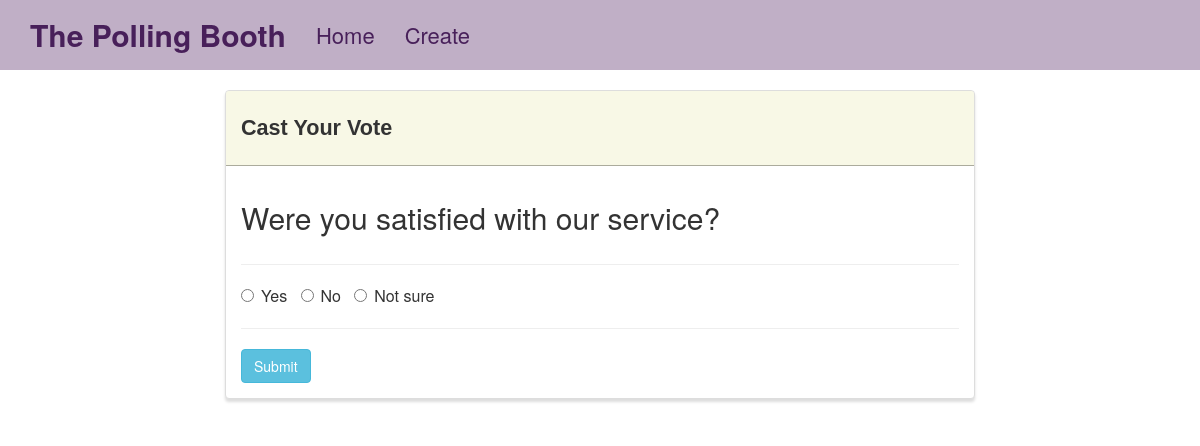
The app's page /vote/6/ with its own data.
### poll/models.py (models this page shows, shortened)
class Poll(models.Model):
    question = models.TextField()
    option_one = models.CharField(max_length=30)
    option_two = models.CharField(max_length=30)
    option_three = models.CharField(max_length=30)
    option_one_count = models.IntegerField(default=0)
    option_two_count = models.IntegerField(default=0)
    option_three_count = models.IntegerField(default=0)

### poll/views.py (the view, shortened to what this page needs)
# urls.py: path('vote/<poll_id>/', poll_views.vote, name='vote'),
def vote(request, poll_id):
    poll = Poll.objects.get(pk=poll_id)
    context = {
        'poll': poll
        }
    return render(request, 'poll/vote.html', context)

### poll/templates/poll/vote.html (shortened to what this page needs)
{% extends "poll/base.html" %}
{% block main %}
<div class="row">
    <div class="col-lg-8 col-lg-offset-2">
        <div class="panel panel-default">
            <div class="panel-heading">
                <h3 class="panel-title">Cast Your Vote</h3>
            </div>
            <div class="panel-body">
                <div class="row">
                    <div class="col-lg-12">
                        <h2>{{poll.question}}</h2>
                    </div>
                </div>
                <div class="row">
                    <div class="col-lg-12">
                        <hr />
                        <form method="POST" class="form-control-lg">
                            <div class="form-group">
                                <div class="radio"  class="form-control-lg">
                                    <label>
                                        <input type="radio" name="poll" value="option1" required>
                                        {{poll.option_one}}
                                    </label> &nbsp;
                                    <label>
                                        <input type="radio" name="poll" value="option2">
                                        {{poll.option_two}}
                                    </label> &nbsp;
                                    <label>
                                        <input type="radio" name="poll" value="option3">
                                        {{poll.option_three}}
                                    </label> &nbsp;
                                </div>
                            </div>
                            <hr />
                            <button type="submit" class="btn btn-info">
                                Submit
                            </button>
                        </form>
                    </div>
                </div>
            </div>
        </div>
    </div>
</div>
{% endblock %}

### poll/static/style.css (style rules this page uses)
.panel-default > .panel-heading { color: #333; background-color: rgba(245, 245, 220, .7); border-color: rgba(119, 119, 108, 0.6); font-size: large; }
.panel { margin-top: 20px; box-shadow: 0px 3px 3px 0px #ddd; }
.panel-title { font-weight: bolder; font-size: larger; padding-top: 15px; padding-bottom: 15px; font-family: Arial, Helvetica, sans-serif; font: outline; }
.form-group { font-size: medium; }

### records on screen
Poll: question "Were you satisfied with our service?", option_one "Yes", option_two "No", option_three "Not sure"
